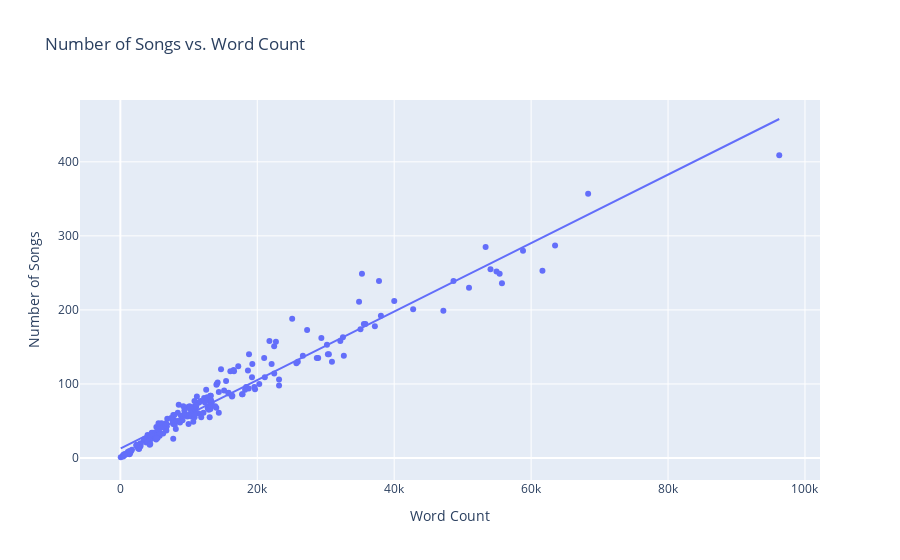

This figure's notebook cell:
### Markdown cell above
Die Darstellung zeigt einen Scatterplot der Songs und der insgesamt verwendeten Worte eines Künstlers. Eine Trendlinie basierend auf den Gesamtdaten ist eingezeichnet. Tendenziell haben Künstler*innen links über der Trendlinie einen kleineren Wortschatz als solche, welche unterhalb der Linie liegen.

### Code cell
grouped_data = data.groupby("artist")

tokenized_words = grouped_data["lyrics"].apply(lambda x: ' '.join(x).split())

unique_word_counts = tokenized_words.apply(lambda x: len(x))

num_songs = grouped_data.size()


df = pd.DataFrame({'Interpret': unique_word_counts.index, 'Word Count': unique_word_counts, 'Number of Songs': num_songs})

fig = px.scatter(df, x='Word Count', y='Number of Songs', hover_data=['Interpret'], title='Number of Songs vs. Word Count', trendline="ols")

fig.show()

### Figure 1 — Plotly figure (JSON) as saved in the notebook; plotly's stock layout.template omitted (floating-point values rounded to 4 significant figures; data arrays with more than 128 entries replaced by an {"elided": "..."} marker saying what was removed)
{"data": [{"customdata": {"elided": "217x1 str values"}, "hovertemplate": "Word Count=%{x}<br>Number of Songs=%{y}<br>Interpret=%{customdata[0]}<extra></extra>", "legendgroup": "", "marker": {"color": "#636efa", "symbol": "circle"}, "mode": "markers", "name": "", "orientation": "v", "showlegend": false, "type": "scatter", "x": {"elided": "217 int values"}, "xaxis": "x", "y": {"elided": "217 int values"}, "yaxis": "y"}, {"hovertemplate": "<b>OLS trendline</b><br>Number of Songs = 0.00462523 * Word Count + 12.7017<br>R<sup>2</sup>=0.949800<br><br>Word Count=%{x}<br>Number of Songs=%{y} <b>(trend)</b><extra></extra>", "legendgroup": "", "marker": {"color": "#636efa", "symbol": "circle"}, "mode": "lines", "name": "", "showlegend": false, "type": "scatter", "x": {"elided": "217 int values"}, "xaxis": "x", "y": {"elided": "217 float values"}, "yaxis": "y"}], "layout": {"legend": {"tracegroupgap": 0}, "title": {"text": "Number of Songs vs. Word Count"}, "xaxis": {"anchor": "y", "domain": [0, 1], "title": {"text": "Word Count"}}, "yaxis": {"anchor": "x", "domain": [0, 1], "title": {"text": "Number of Songs"}}}}
